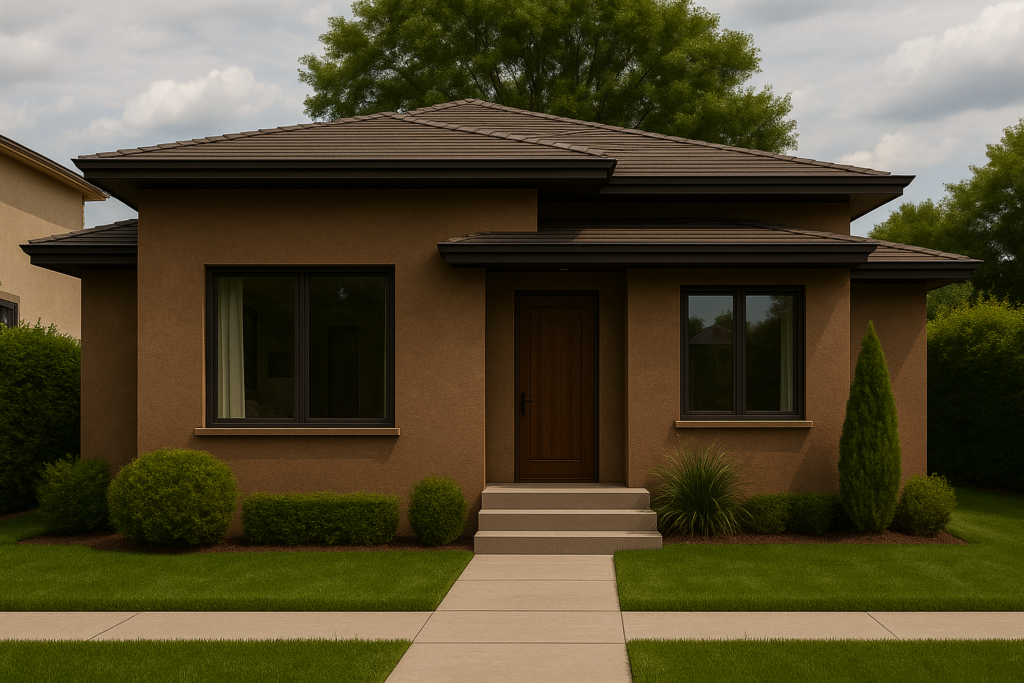
#> input picture casa.jpg, 1024 x 683 px
$ python 'import cv2.py'
#> lines starting #> are read from the running program, lines starting #| are printed output that depends on the picture; after the words box and inside, x2 and y2 are one past the last pixel; in counts of white or black regions, pixels touching at a corner belong together
#> in main, imagen is the input picture: shape (683, 1024, 3); mean B, G, R 47.7, 74, 81.8
import cv2
import numpy as np
import os

def detectar_figuras(frame):
    """
    Detecta figuras geométricas en una imagen y las dibuja con su nombre.
    """

    gray = cv2.cvtColor(frame, cv2.COLOR_BGR2GRAY)
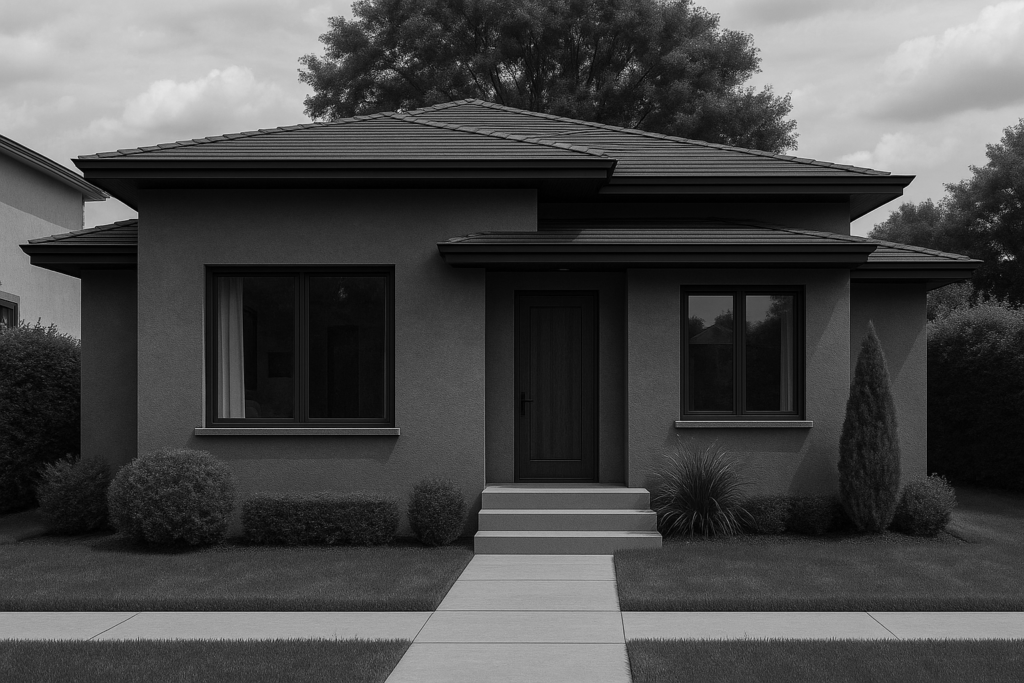
#> gray: shape (683, 1024); min 0, max 235, mean 73.3

    blurred = cv2.GaussianBlur(gray, (5, 5), 0)

    edges = cv2.Canny(blurred, 50, 150)
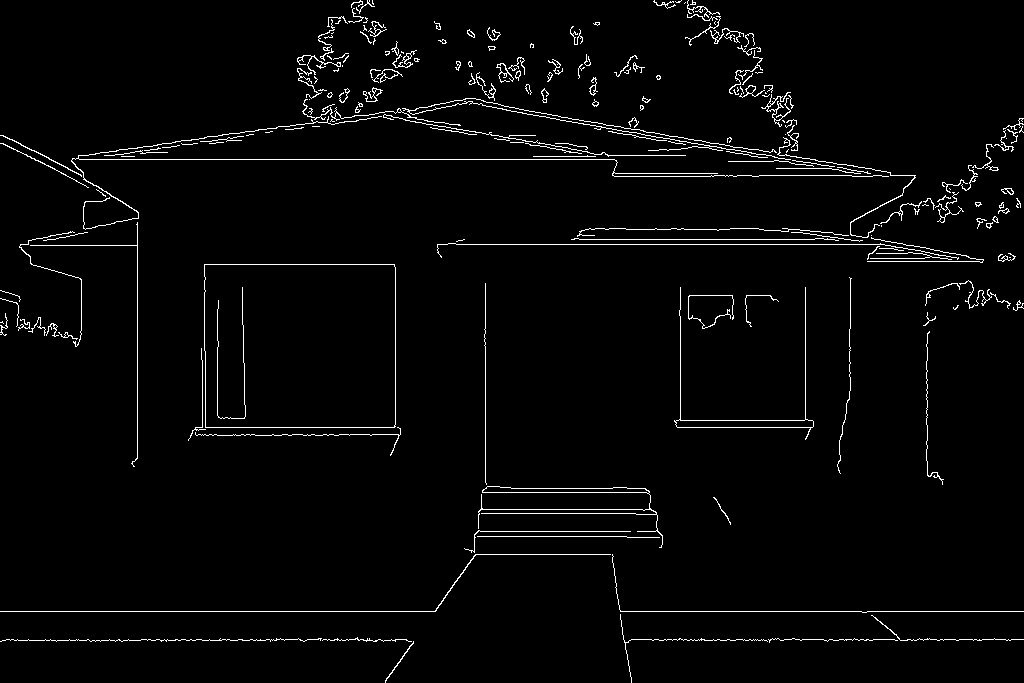
#> edges: shape (683, 1024); 2.5% white in thin lines or dots

    contours, _ = cv2.findContours(edges, cv2.RETR_EXTERNAL, cv2.CHAIN_APPROX_SIMPLE)
#> contours = 207 contours, 164 with area under 20; largest, box (x1, y1, x2, y2) and area: (204, 264, 396, 428) 31048, (674, 287, 814, 440) 974, (478, 486, 663, 548) 732, (496, 63, 514, 83) 72, (71, 116, 889, 230) 72

    for cnt in contours:

        if cv2.contourArea(cnt) < 300:
            continue

        approx = cv2.approxPolyDP(cnt, 0.04 * cv2.arcLength(cnt, True), True)

        x, y, w, h = cv2.boundingRect(approx)

        num_lados = len(approx)
        if num_lados == 3:
            figura = "Triángulo"
        elif num_lados == 4:
            aspect_ratio = w / float(h)
            figura = "Cuadrado" if 0.95 <= aspect_ratio <= 1.05 else "Rectángulo"
        elif num_lados == 5:
            figura = "Pentágono"
        elif num_lados == 6:
            figura = "Hexágono"
        else:
            figura = "Círculo"

        cv2.drawContours(frame, [approx], -1, (0, 255, 0), 2)
        cv2.putText(frame, figura, (x, y - 10), cv2.FONT_HERSHEY_SIMPLEX, 0.7, (255, 0, 0), 2)
#> this loop made 207 passes
#> (approx, x, y, w, h, num_lados, aspect_ratio, figura) on pass 35: ([[204, 264], [205, 427], [395, 426], [394, 264]], 204, 264, 192, 164, 4, 1.17, 'Rectángulo')
#> (approx, x, y, w, h, num_lados, figura) on pass 12: ([[482, 490], [662, 544]], 482, 490, 181, 55, 2, 'Círculo')
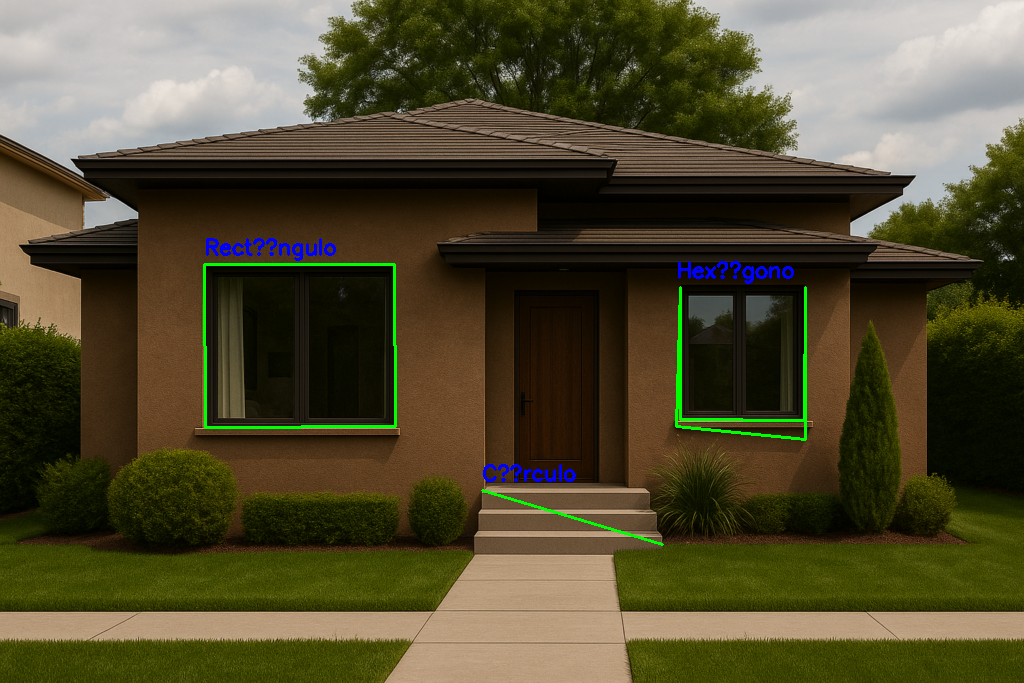
#> frame: shape (683, 1024, 3); 1.01% of pixels changed, all inside (x1, y1, x2, y2) = (203, 238, 807, 546)

    return frame

def main():

    ruta_imagen = "casa.jpg"

    if not os.path.exists(ruta_imagen):
        print(f"Error: No se encontró el archivo '{ruta_imagen}'.")
        return

    imagen = cv2.imread(ruta_imagen)
    if imagen is None:
        print("Error: No se pudo leer la imagen.")
        return

    imagen_con_figuras = detectar_figuras(imagen)

    cv2.imshow("Reconocimiento de Figuras Geometricas", imagen_con_figuras)

    cv2.waitKey(0)
    cv2.destroyAllWindows()

if __name__ == "__main__":
    main()
